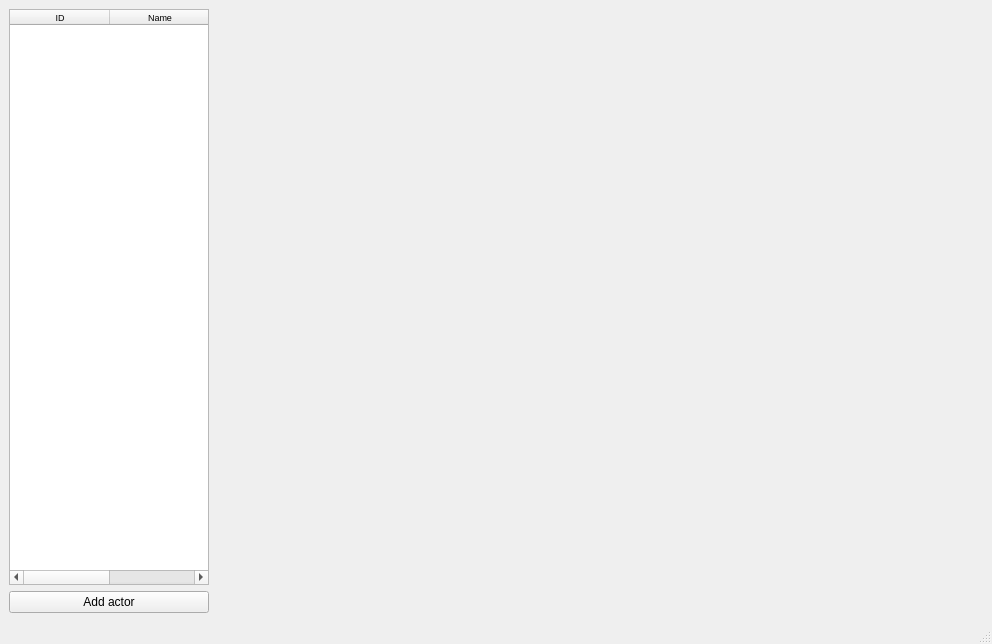
<?xml version="1.0" encoding="UTF-8"?>
<ui version="4.0">
 <class>MainWindow</class>
 <widget class="QMainWindow" name="MainWindow">
  <property name="geometry">
   <rect>
    <x>0</x>
    <y>0</y>
    <width>992</width>
    <height>644</height>
   </rect>
  </property>
  <property name="windowTitle">
   <string>MainWindow</string>
  </property>
  <widget class="QWidget" name="centralwidget">
   <layout class="QHBoxLayout" name="horizontalLayout">
    <item>
     <layout class="QVBoxLayout" name="verticalLayout">
      <property name="rightMargin">
       <number>0</number>
      </property>
      <item>
       <widget class="QTableWidget" name="_entities">
        <property name="minimumSize">
         <size>
          <width>200</width>
          <height>0</height>
         </size>
        </property>
        <property name="maximumSize">
         <size>
          <width>200</width>
          <height>16777215</height>
         </size>
        </property>
        <property name="font">
         <font>
          <pointsize>7</pointsize>
         </font>
        </property>
        <property name="selectionBehavior">
         <enum>QAbstractItemView::SelectRows</enum>
        </property>
        <column>
         <property name="text">
          <string>ID</string>
         </property>
        </column>
        <column>
         <property name="text">
          <string>Name</string>
         </property>
        </column>
       </widget>
      </item>
      <item>
       <widget class="QPushButton" name="_addActorButton">
        <property name="text">
         <string>Add actor</string>
        </property>
       </widget>
      </item>
     </layout>
    </item>
    <item>
     <widget class="QWidget" name="_rendererPos" native="true"/>
    </item>
   </layout>
  </widget>
  <widget class="QMenuBar" name="menubar">
   <property name="geometry">
    <rect>
     <x>0</x>
     <y>0</y>
     <width>992</width>
     <height>19</height>
    </rect>
   </property>
  </widget>
  <widget class="QStatusBar" name="statusbar"/>
 </widget>
 <resources/>
 <connections/>
</ui>
